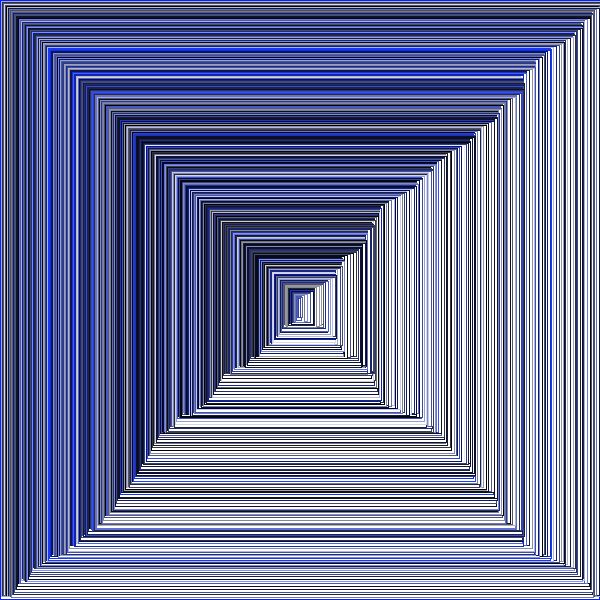
Frame 1 (no input)
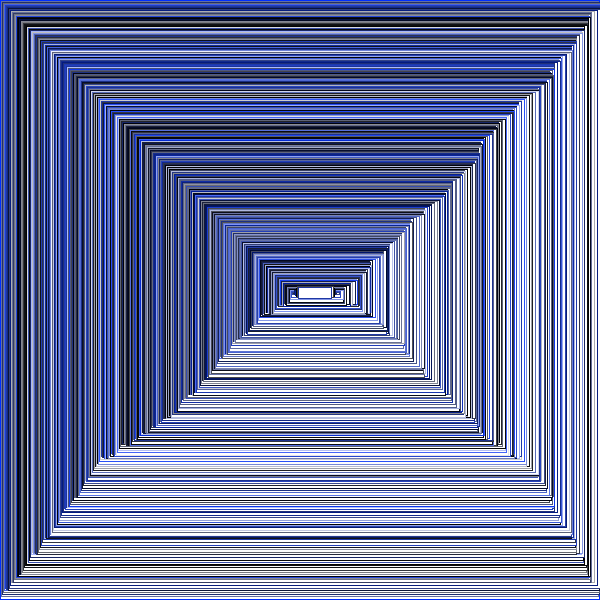
Frame 2 (the mouse pressed at the canvas centre, redrawn once)

The Processing sketch that drew these frames (run headless with seeded random() and noise(); the mouse was pressed at the canvas centre and the sketch redrawn once):

// Processing sketch: squaresketch2
// ── squaresketch2.pde
void setup() 
{ 
   size(600, 600);
   smooth();
   colorMode(HSB);
   noLoop();
} 

void draw()
{
   drawsquare(0, 0, width - 1, height - 1, int(random(255)), 255, 255, 300);
}

void drawsquare(int x, int y, int Width, int Height, int Red, int Green, int Blue, int level)
{
   stroke(Red, Green, Blue);
   
   rect(x, y, Width, Height);

   x += 1;
   y += 1;
   Width -= int(random(5));
   Height -= int(random(5));
   level--;

   
   Green = int(random(255));
   Blue = int(random(255));
   if(level > 1)
      drawsquare(x, y, Width, Height, Red, Green, Blue, level);
}
